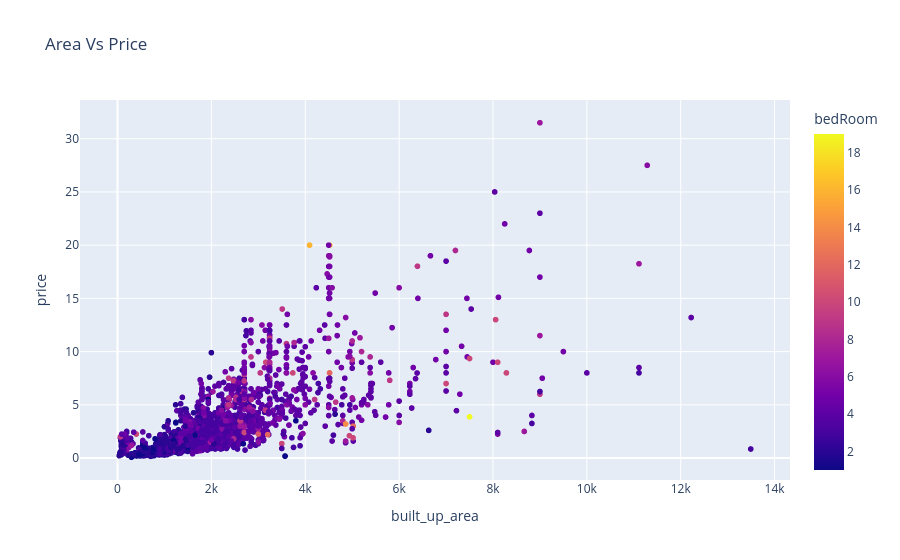

The notebook cell this image was saved under:
### Code cell
fig = px.scatter(df, x="built_up_area", y="price", color="bedRoom", title="Area Vs Price")

# Show the plot
fig.show()

### Figure 1 — Plotly figure (JSON) as saved in the notebook; plotly's stock layout.template omitted (floating-point values rounded to 4 significant figures; data arrays with more than 128 entries replaced by an {"elided": "..."} marker saying what was removed)
{"data": [{"hovertemplate": "built_up_area=%{x}<br>price=%{y}<br>bedRoom=%{marker.color}<extra></extra>", "legendgroup": "", "marker": {"color": {"elided": "3573 int values"}, "coloraxis": "coloraxis", "symbol": "circle"}, "mode": "markers", "name": "", "showlegend": false, "type": "scattergl", "x": {"elided": "3573 float values"}, "xaxis": "x", "y": {"elided": "3573 float values"}, "yaxis": "y"}], "layout": {"coloraxis": {"colorbar": {"title": {"text": "bedRoom"}}, "colorscale": [[0, "#0d0887"], [0.1111, "#46039f"], [0.2222, "#7201a8"], [0.3333, "#9c179e"], [0.4444, "#bd3786"], [0.5556, "#d8576b"], [0.6667, "#ed7953"], [0.7778, "#fb9f3a"], [0.8889, "#fdca26"], [1, "#f0f921"]]}, "legend": {"tracegroupgap": 0}, "title": {"text": "Area Vs Price"}, "xaxis": {"anchor": "y", "domain": [0, 1], "title": {"text": "built_up_area"}}, "yaxis": {"anchor": "x", "domain": [0, 1], "title": {"text": "price"}}}}
